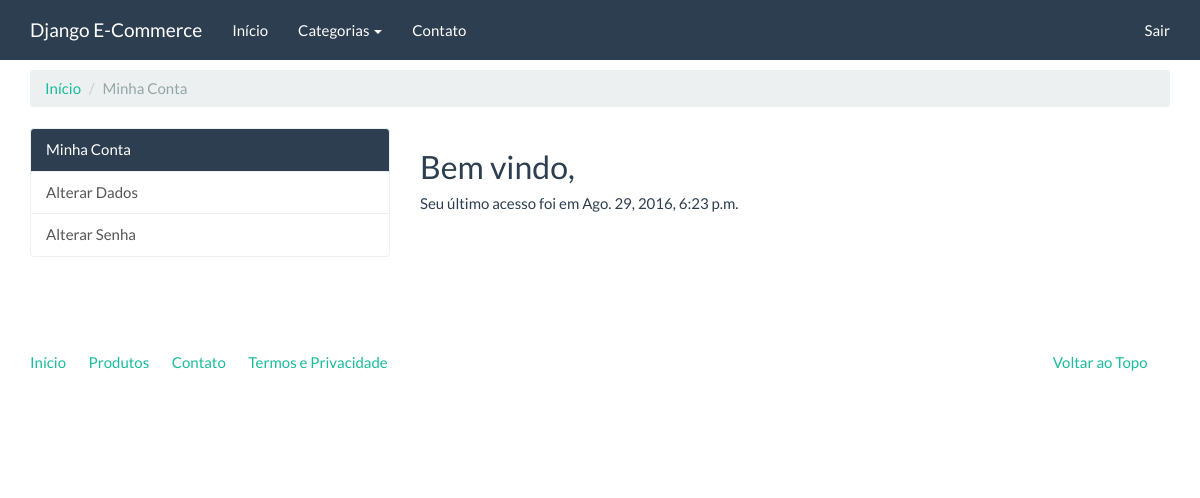
Page /conta/ (signed in) on the earlier database version.
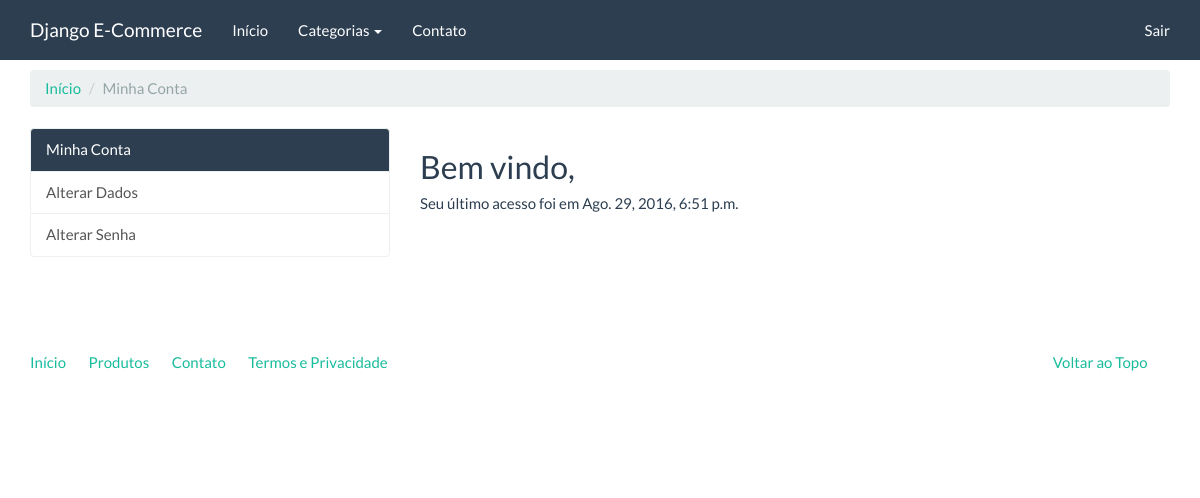
Same page on the later database version.
### accounts/models.py (models this page shows, shortened)
class User(AbstractBaseUser, PermissionsMixin):
    username = models.CharField(
        'Apelido / Usuário', max_length=30, unique=True, validators=[
            validators.RegexValidator(
                re.compile('^[\w.@+-]+$'),
                'Informe um nome de usuário válido. '
                'Este valor deve conter apenas letras, números e os caracteres: @/./+/-/_ .', 'invalid'
            )
        ], help_text='Um nome curto que será usado para identificá-lo de forma única na plataforma'
    )
    name = models.CharField('Nome', max_length=100, blank=True)
    email = models.EmailField('E-mail', unique=True)
    is_staff = models.BooleanField('Equipe', default=False)
    is_active = models.BooleanField('Ativo', default=True)
    date_joined = models.DateTimeField('Data de Entrada', auto_now_add=True)
    USERNAME_FIELD = 'username'
    REQUIRED_FIELDS = ['email']
    objects = UserManager()
    class Meta:
        verbose_name = 'Usuário'
        verbose_name_plural = 'Usuários'

### accounts/views.py (the view)
class IndexView(LoginRequiredMixin, TemplateView):
    template_name = 'accounts/index.html'

### catalog/context_processors.py (called while the page is built)
def categories(request):
    return {
        'categories': Category.objects.all()
    }

### catalog/models.py (called while the page is built)
    def get_absolute_url(self):
        return reverse('catalog:category', kwargs={'slug': self.slug})

    def __str__(self):
        return self.name

### accounts/templates/accounts/index.html (shortened to what this page needs)
{% extends "base.html" %}
{% block container %}
    <ol class="breadcrumb">
        <li><a href="{% url 'index' %}">Início</a></li>
        {% block user_breadcrumb %}
            <li class="active">Minha Conta</li>
        {% endblock user_breadcrumb %}
    </ol>
    <div class="row">
        <div class="col-md-4">
            <div class="list-group">
                <a href="#" class="list-group-item active">Minha Conta</a>
                <a href="{% url 'accounts:update_user' %}" class="list-group-item">Alterar Dados</a>
                <a href="{% url 'accounts:update_password' %}" class="list-group-item">Alterar Senha</a>
            </div>
        </div>
        <div class="col-md-8">
            {% block accounts_container %}
            {% if user %}
            <h2>Bem vindo, {{ user.name }}</h2>
            <h5>Seu último acesso foi em {{ user.last_login|default:'Esse é o seu primeiro acesso' }}</h5>
            {% endif %}
            {% endblock accounts_container %}
        </div>
    </div>
{% endblock container %}

### core/templates/base.html (shortened to what this page needs)
<!DOCTYPE html>
{% load static %}
<html lang="en">
    <head>
        <link rel="stylesheet" href="{% static 'assets/bootstrap.min.css' %}" media="screen" />
        <link rel="stylesheet" href="{% static 'assets/custom.min.css' %}" media="screen" />
    </head>
    <body>
        <div class="navbar navbar-default navbar-fixed-top">
            <div class="container">
                <div class="navbar-header">
                    <a href="" class="navbar-brand">Django E-Commerce</a>
                </div>
                <div class="navbar-collapse collapse" id="navbar-main">
                    <ul class="nav navbar-nav">
                        <li>
                            <a href="{% url 'index' %}">Início</a>
                        </li>
                        <li class="dropdown">
                            <a class="dropdown-toggle" data-toggle="dropdown" href="{% url 'catalog:product_list' %}" id="download">Categorias <span class="caret"></span></a>
                        </li>
                        <li>
                            <a href="{% url 'contact' %}">Contato</a>
                        </li>
                    </ul>
                    <ul class="nav navbar-nav navbar-right">
                        {% if user.is_authenticated %}
                            <li><a href="{% url 'logout' %}">Sair</a></li>
                        {% else %}
                            <li><a href="{% url 'login' %}">Entrar</a></li>
                            <li><a href="{% url 'accounts:register' %}">Registro</a></li>
                        {% endif %}
                    </ul>
                </div>
            </div>
        </div>
        <div class="container margin-top" style="margin-top: 20px;">
            {% block container %}{% endblock container %}
            <footer>
                <div class="row">
                    <div class="col-lg-12">
                        <ul class="list-unstyled">
                            <li class="pull-right"><a href="#top">Voltar ao Topo</a></li>
                            <li><a href="">Início</a></li>
                            <li><a href="">Produtos</a></li>
                            <li><a href="">Contato</a></li>
                            <li><a href="">Termos e Privacidade</a></li>
                        </ul>
                    </div>
                </div>
            </footer>
        </div>
    </body>
</html>

Differences in the rows shown:
changed User: last_login "Ago. 29, 2016, 6:23 p.m." → "Ago. 29, 2016, 6:51 p.m."
